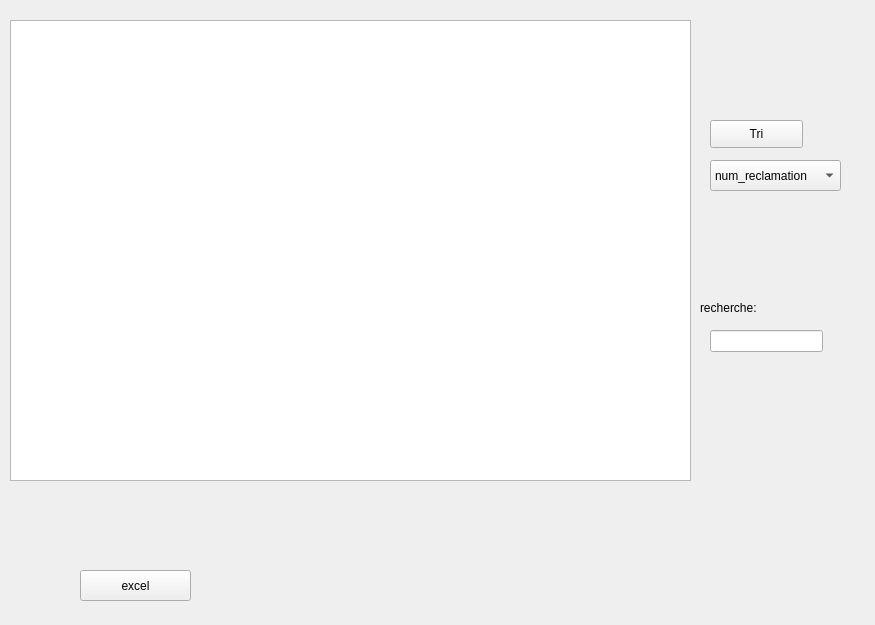
      <widget class="QWidget" name="tab_17">
       <attribute name="title">
        <string>Afficher reclamation</string>
       </attribute>
       <widget class="QPushButton" name="pb_excel">
        <property name="geometry">
         <rect>
          <x>80</x>
          <y>570</y>
          <width>111</width>
          <height>31</height>
         </rect>
        </property>
        <property name="text">
         <string>excel</string>
        </property>
       </widget>
       <widget class="QLineEdit" name="chercher">
        <property name="geometry">
         <rect>
          <x>710</x>
          <y>330</y>
          <width>113</width>
          <height>22</height>
         </rect>
        </property>
       </widget>
       <widget class="QComboBox" name="comboBox_Tri">
        <property name="geometry">
         <rect>
          <x>710</x>
          <y>160</y>
          <width>131</width>
          <height>31</height>
         </rect>
        </property>
        <item>
         <property name="text">
          <string>num_reclamation</string>
         </property>
        </item>
        <item>
         <property name="text">
          <string>poste</string>
         </property>
        </item>
        <item>
         <property name="text">
          <string>sujet_reclamation</string>
         </property>
        </item>
       </widget>
       <widget class="QPushButton" name="pb_tri">
        <property name="geometry">
         <rect>
          <x>710</x>
          <y>120</y>
          <width>93</width>
          <height>28</height>
         </rect>
        </property>
        <property name="text">
         <string>Tri</string>
        </property>
       </widget>
       <widget class="QLabel" name="label_49">
        <property name="geometry">
         <rect>
          <x>700</x>
          <y>300</y>
          <width>56</width>
          <height>16</height>
         </rect>
        </property>
        <property name="text">
         <string>recherche:</string>
        </property>
       </widget>
       <widget class="QTableView" name="tab_reclamation">
        <property name="geometry">
         <rect>
          <x>10</x>
          <y>20</y>
          <width>681</width>
          <height>461</height>
         </rect>
        </property>
       </widget>
       <widget class="QLabel" name="label_50">
        <property name="geometry">
         <rect>
          <x>5</x>
          <y>5</y>
          <width>861</width>
          <height>611</height>
         </rect>
        </property>
        <property name="text">
         <string/>
        </property>
        <property name="pixmap">
         <pixmap>../../../../Downloads/252114852_573957873910689_6727854045248394102_n.jpg</pixmap>
        </property>
       </widget>
       <zorder>label_49</zorder>
       <zorder>label_50</zorder>
       <zorder>pb_excel</zorder>
       <zorder>chercher</zorder>
       <zorder>comboBox_Tri</zorder>
       <zorder>pb_tri</zorder>
       <zorder>tab_reclamation</zorder>
      </widget>
